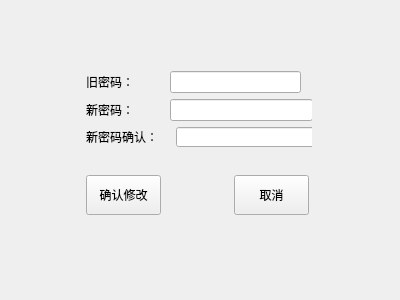
<?xml version="1.0" encoding="UTF-8"?>
<ui version="4.0">
 <class>ChangePWWidget</class>
 <widget class="QWidget" name="ChangePWWidget">
  <property name="geometry">
   <rect>
    <x>0</x>
    <y>0</y>
    <width>400</width>
    <height>300</height>
   </rect>
  </property>
  <property name="windowTitle">
   <string>ChangePWWidget</string>
  </property>
  <widget class="QWidget" name="layoutWidget">
   <property name="geometry">
    <rect>
     <x>75</x>
     <y>60</y>
     <width>237</width>
     <height>166</height>
    </rect>
   </property>
   <layout class="QGridLayout" name="gridLayout_2">
    <item row="0" column="0" colspan="3">
     <layout class="QGridLayout" name="gridLayout">
      <item row="0" column="0">
       <widget class="QLabel" name="label">
        <property name="minimumSize">
         <size>
          <width>72</width>
          <height>0</height>
         </size>
        </property>
        <property name="text">
         <string>旧密码：</string>
        </property>
       </widget>
      </item>
      <item row="0" column="1" colspan="2">
       <widget class="QLineEdit" name="lineEdit_oldPW">
        <property name="echoMode">
         <enum>QLineEdit::Password</enum>
        </property>
       </widget>
      </item>
      <item row="1" column="0">
       <widget class="QLabel" name="label_2">
        <property name="minimumSize">
         <size>
          <width>78</width>
          <height>0</height>
         </size>
        </property>
        <property name="text">
         <string>新密码：</string>
        </property>
       </widget>
      </item>
      <item row="1" column="1" colspan="2">
       <widget class="QLineEdit" name="lineEdit_newPW">
        <property name="minimumSize">
         <size>
          <width>143</width>
          <height>20</height>
         </size>
        </property>
        <property name="echoMode">
         <enum>QLineEdit::Password</enum>
        </property>
       </widget>
      </item>
      <item row="2" column="2">
       <widget class="QLineEdit" name="lineEdit_checkNewPW">
        <property name="minimumSize">
         <size>
          <width>143</width>
          <height>20</height>
         </size>
        </property>
        <property name="maximumSize">
         <size>
          <width>143</width>
          <height>20</height>
         </size>
        </property>
        <property name="echoMode">
         <enum>QLineEdit::Password</enum>
        </property>
       </widget>
      </item>
      <item row="2" column="0">
       <widget class="QLabel" name="label_3">
        <property name="text">
         <string>新密码确认：</string>
        </property>
       </widget>
      </item>
     </layout>
    </item>
    <item row="1" column="1">
     <spacer name="verticalSpacer_3">
      <property name="orientation">
       <enum>Qt::Vertical</enum>
      </property>
      <property name="sizeHint" stdset="0">
       <size>
        <width>20</width>
        <height>18</height>
       </size>
      </property>
     </spacer>
    </item>
    <item row="2" column="0">
     <widget class="QPushButton" name="pushButton_changePW">
      <property name="minimumSize">
       <size>
        <width>75</width>
        <height>40</height>
       </size>
      </property>
      <property name="maximumSize">
       <size>
        <width>75</width>
        <height>40</height>
       </size>
      </property>
      <property name="text">
       <string>确认修改</string>
      </property>
     </widget>
    </item>
    <item row="2" column="1">
     <spacer name="horizontalSpacer">
      <property name="orientation">
       <enum>Qt::Horizontal</enum>
      </property>
      <property name="sizeHint" stdset="0">
       <size>
        <width>40</width>
        <height>20</height>
       </size>
      </property>
     </spacer>
    </item>
    <item row="2" column="2">
     <widget class="QPushButton" name="pushButton_2">
      <property name="minimumSize">
       <size>
        <width>75</width>
        <height>40</height>
       </size>
      </property>
      <property name="maximumSize">
       <size>
        <width>75</width>
        <height>40</height>
       </size>
      </property>
      <property name="text">
       <string>取消</string>
      </property>
     </widget>
    </item>
   </layout>
  </widget>
 </widget>
 <layoutdefault spacing="6" margin="11"/>
 <resources/>
 <connections/>
</ui>
